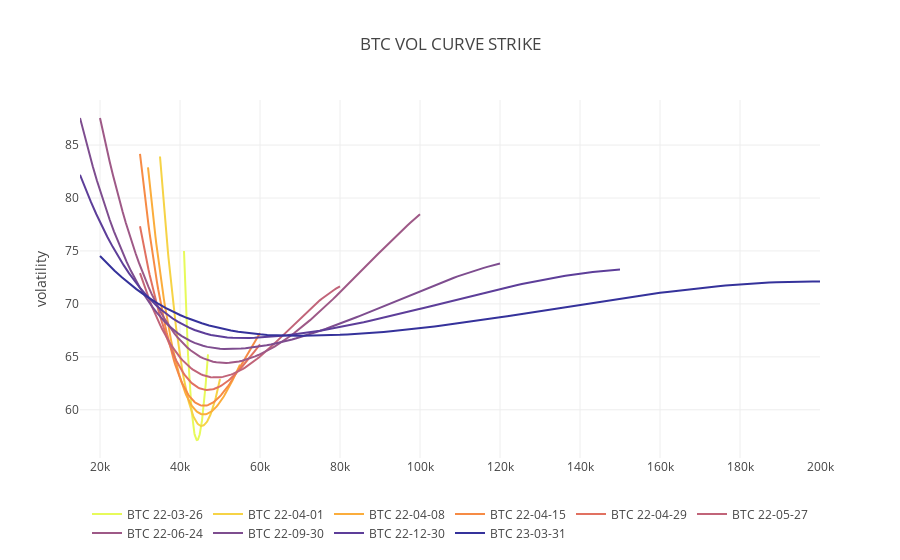
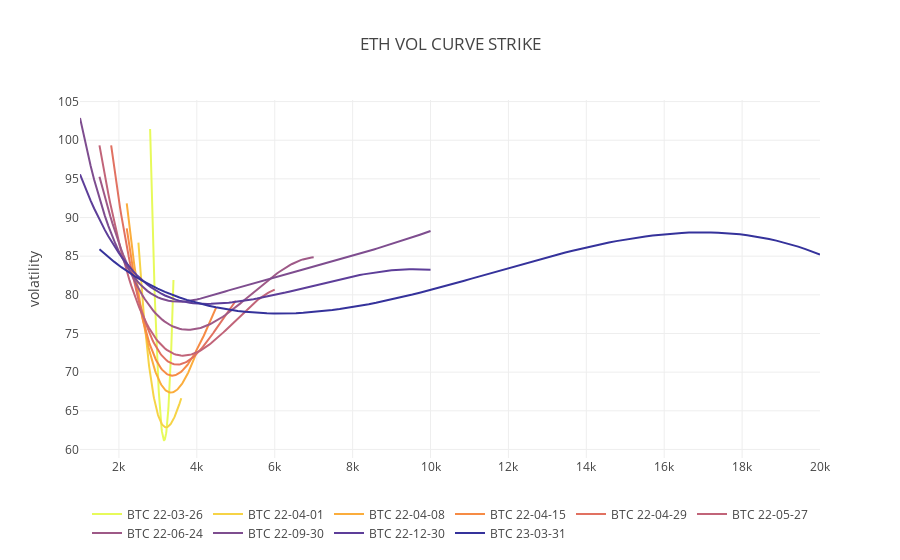

The cell these charts' notebook holds for them, in order:
### Code cell
#nr_curr = len(data.currency.unique())
#DEFINE SUBPLOTS CHART


for curr in data.currency.unique():
    
    fig = make_subplots(rows=1,cols=1)

    ##BTC DELTA GRID CHART
    orderbookskew = data[data['currency']==curr]
    i = 0
    for e in orderbookskew['expiration'].unique():

        orderbookskew_exp = orderbookskew[orderbookskew['expiration']==e]
        orderbookskew_exp = orderbookskew_exp.sort_values('strike')
        
        if len(orderbookskew_exp)<=3:
            continue
            
        strike = orderbookskew_exp['strike'].values
        markIv = orderbookskew_exp['markIv'].values


        volfit_param = interpolate.splrep(strike, markIv, s=4)

        strikes_random = np.linspace(min(strike),max(strike),100)

        x = strikes_random
        y = interpolate.splev(strikes_random, volfit_param,ext=3)


        fig.add_trace(go.Scatter(x=x, y=y,
                      name='BTC '+str(e)[2:10],
                      line= dict(color=colore[i])),
                      row=1, col=1
                     )


        i = i + 1

    #GLOBAL CHARTS PARAMETERS
    fig.update_layout(showlegend=True)
    #fig.update_xaxes(range=[20000,70000],row=1,col=1)
    #base = max(50,min(y)-5)
    #fig.update_yaxes(range=[50,120])
    
    fig.update_layout(title=curr+" VOL CURVE STRIKE",title_x=0.50,
                      yaxis_title="volatility",
                      legend=dict(
                          orientation="h",
                          yanchor="bottom",
                          y=-0.25,
                          xanchor="center",
                          x=0.5
                                  ),
                   #['ggplot2', 'seaborn', 'simple_white', 'plotly',
                   #'plotly_white', 'plotly_dark', 'presentation', 'xgridoff',
                   #'ygridoff', 'gridon', 'none']
                  template = 'gridon')
    fig.show()
